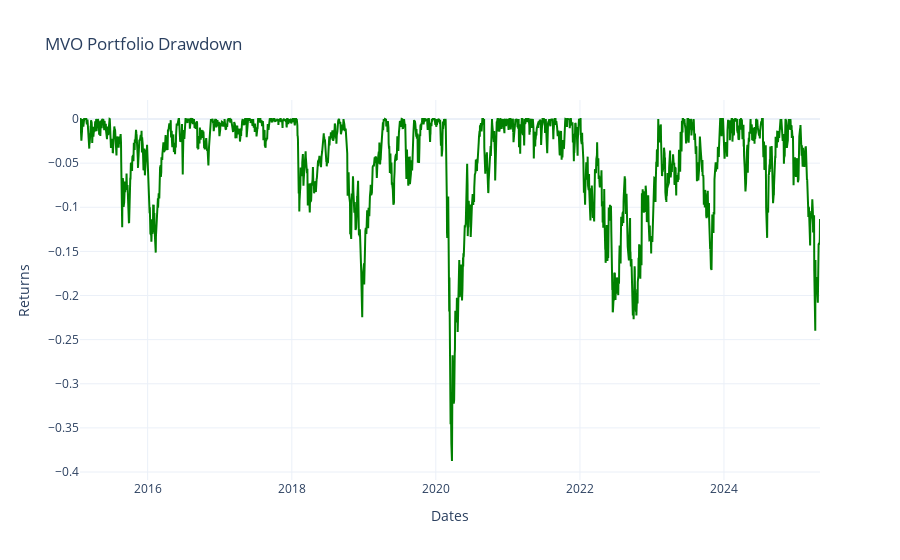

Write notebook code for a chart like this one.
### Code cell
plot_drawdown_chart(portfolio_df = MVO_performance_df, 
                    chart_title = f"MVO Portfolio Drawdown")

### Figure 1 — Plotly figure (JSON) as saved in the notebook; plotly's stock layout.template omitted (floating-point values rounded to 4 significant figures; data arrays with more than 128 entries replaced by an {"elided": "..."} marker saying what was removed)
{"data": [{"line": {"color": "green"}, "mode": "lines", "name": "MVO Portfolio Drawdown", "type": "scatter", "x": {"elided": "2585 str values"}, "y": {"elided": "2585 float values"}}], "layout": {"legend": {"bordercolor": "Black", "borderwidth": 1, "x": 0.01, "y": 0.99}, "title": {"text": "MVO Portfolio Drawdown"}, "xaxis": {"anchor": "y", "domain": [0, 1], "title": {"text": "Dates"}}, "yaxis": {"anchor": "x", "domain": [0, 1], "title": {"text": "Returns"}}}}
